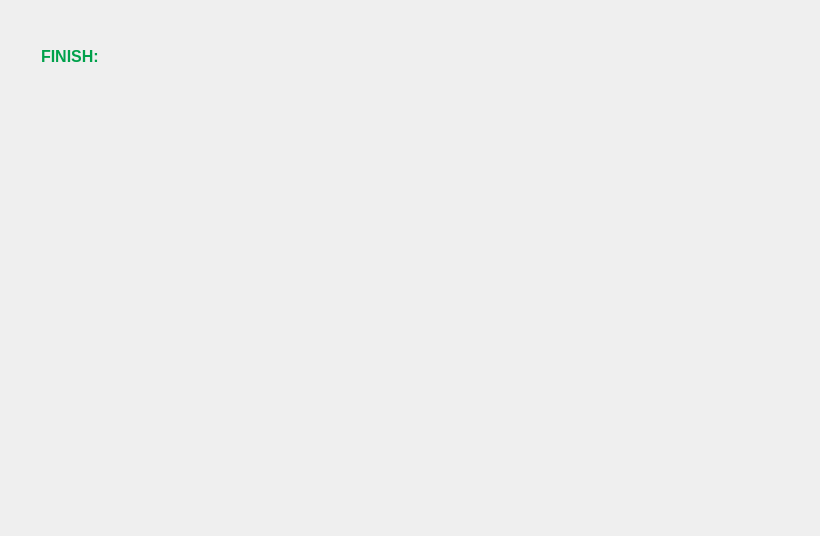
             <widget class="QWidget" name="page_5">
              <layout class="QVBoxLayout" name="verticalLayout_43">
               <item>
                <widget class="QWidget" name="widget_34" native="true">
                 <property name="minimumSize">
                  <size>
                   <width>0</width>
                   <height>100</height>
                  </size>
                 </property>
                 <property name="maximumSize">
                  <size>
                   <width>16777215</width>
                   <height>100</height>
                  </size>
                 </property>
                 <widget class="QLabel" name="label_51">
                  <property name="geometry">
                   <rect>
                    <x>30</x>
                    <y>20</y>
                    <width>141</width>
                    <height>51</height>
                   </rect>
                  </property>
                  <property name="font">
                   <font>
                    <pointsize>12</pointsize>
                    <weight>75</weight>
                    <bold>true</bold>
                   </font>
                  </property>
                  <property name="styleSheet">
                   <string notr="true">color: #00a14b;</string>
                  </property>
                  <property name="text">
                   <string>FINISH:</string>
                  </property>
                 </widget>
                </widget>
               </item>
               <item>
                <widget class="QWidget" name="widget_33" native="true">
                 <layout class="QHBoxLayout" name="horizontalLayout_27">
                  <item>
                   <spacer name="horizontalSpacer_2">
                    <property name="orientation">
                     <enum>Qt::Horizontal</enum>
                    </property>
                    <property name="sizeHint" stdset="0">
                     <size>
                      <width>40</width>
                      <height>20</height>
                     </size>
                    </property>
                   </spacer>
                  </item>
                  <item>
                   <widget class="QLabel" name="label_38">
                    <property name="minimumSize">
                     <size>
                      <width>700</width>
                      <height>350</height>
                     </size>
                    </property>
                    <property name="maximumSize">
                     <size>
                      <width>16777215</width>
                      <height>300</height>
                     </size>
                    </property>
                    <property name="text">
                     <string/>
                    </property>
                    <property name="pixmap">
                     <pixmap resource="res.qrc">:/images/success.png</pixmap>
                    </property>
                    <property name="scaledContents">
                     <bool>true</bool>
                    </property>
                   </widget>
                  </item>
                  <item>
                   <spacer name="horizontalSpacer_5">
                    <property name="orientation">
                     <enum>Qt::Horizontal</enum>
                    </property>
                    <property name="sizeHint" stdset="0">
                     <size>
                      <width>40</width>
                      <height>20</height>
                     </size>
                    </property>
                   </spacer>
                  </item>
                 </layout>
                </widget>
               </item>
               <item>
                <spacer name="verticalSpacer_20">
                 <property name="orientation">
                  <enum>Qt::Vertical</enum>
                 </property>
                 <property name="sizeHint" stdset="0">
                  <size>
                   <width>20</width>
                   <height>40</height>
                  </size>
                 </property>
                </spacer>
               </item>
              </layout>
             </widget>
